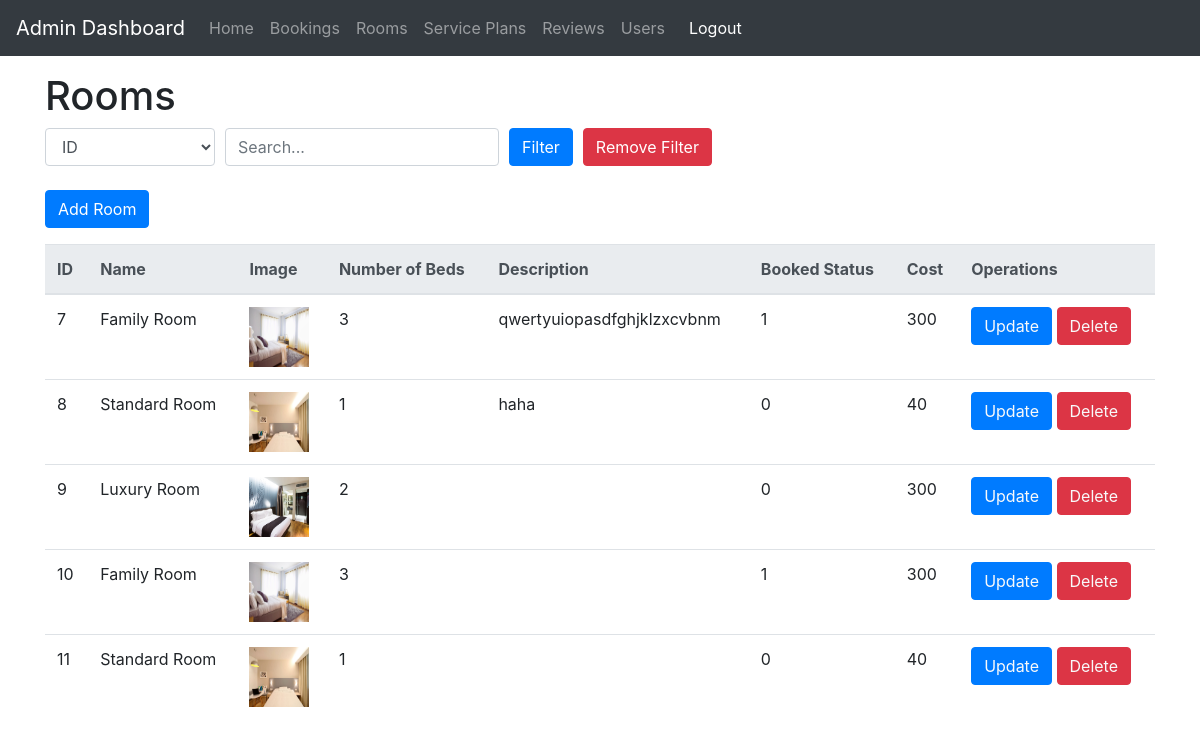
Page /room/displayRoom.php on the committed database.
### tables this page shows
CREATE TABLE `room` (
  `_id` int(11) NOT NULL,
  `booked` tinyint(1) DEFAULT 0,
  `num_beds` int(11) DEFAULT 0,
  `image` varchar(250) DEFAULT NULL,
  `cost` int(11) DEFAULT NULL,
  `name` varchar(200) DEFAULT NULL,
  `description` text DEFAULT NULL
);

### room/displayRoom.php (the view, shortened to what this page needs)
<?php
include('../admin.php');
?>
<!DOCTYPE html>
<html lang="en">
<head>
    <link rel="stylesheet" href="https://cdn.jsdelivr.net/npm/bootstrap@4.0.0/dist/css/bootstrap.min.css"
>
</head>
<body>
    <div class="container my-3">
        <h1>Rooms</h1>
        <form method="get" action="">
            <div class="form-row align-items-center my-2">
                <div class="col-auto">
                    <select class="form-control" name="filterHeader">
                        <option value="_id">ID</option>
                    </select>
                </div>
                <div class="col-auto">
                    <input type="text" class="form-control" name="searchValue" placeholder="Search...">
                </div>
                <div class="col-auto">
                    <button type="submit" class="btn btn-primary">Filter</button>
                </div>
                <div class="col-auto">
                    <a href="displayRoom.php" class="btn btn-danger">Remove Filter</a>
                </div>
            </div>
        </form>
        <a href="createRoom.php">
            <button class="btn btn-primary my-3">
                Add Room
            </button>
        </a>
        <table class="table">
            <thead class="thead-light">
                <tr>
                    <th scope="col">ID</th>
                    <th scope="col">Name</th>
                    <th scope="col">Image</th>
                    <th scope="col">Number of Beds</th>
                    <th scope="col">Description</th>
                    <th scope="col">Booked Status</th>
                    <th scope="col">Cost</th>
                    <th scope="col">Operations</th>
                </tr>
            </thead>
            <tbody>
                <?php
                $sql = 'SELECT * FROM room';
                $result = mysqli_query($con, $sql);
                if ($result) {
                    while ($row = mysqli_fetch_assoc($result)) {
                        $_id = $row["_id"];
                        $name = $row["name"];
                        $image = $row["image"];
                        $num_beds = $row["num_beds"];
                        $description = $row["description"];
                        $cost = $row["cost"];
                        $booked = $row["booked"];
                        echo '
                        <tr>
                            <td scope="row">' . $_id . '</td>
                            <td scope="row">' . $name . '</td>
                            <td scope="row"><img width="60" height="60" src="/CRUD/assets/images/' . (string)$image . '"/></td>
                            <td scope="row">' . $num_beds . '</td>
                            <td scope="row">' . $description . '</td>
                            <td scope="row">' . $booked . '</td>
                            <td scope="row">' . $cost . '</td>
                            <td>
                                <button class="btn btn-primary"><a class="text-light" href="updateRoom.php?_id=' . $_id . '">Update</a></button>
                                <button class="btn btn-danger"><a class="text-light" href="deleteRoom.php?_id=' . $_id . '">Delete</a></button>
                            </td>
                        </tr>
                        ';
                    }
                }
                ?>
            </tbody>
        </table>
    </div>
    <?php
$content = ob_get_clean();
echo $content;
?>

### admin.php (shortened to what this page needs)
<!DOCTYPE html>
<html lang="en">
<head>
    <link rel="stylesheet" href="https://cdn.jsdelivr.net/npm/bootstrap@4.0.0/dist/css/bootstrap.min.css"
>
</head>
<body>
    <nav class="navbar navbar-expand-lg navbar-dark bg-dark">
        <a class="navbar-brand" href="#">Admin Dashboard</a>
        <div class="collapse navbar-collapse" id="navbarNav">
            <ul class="navbar-nav">
                <li>
                    <a class="nav-link" href="/CRUD/admin_home.php">Home<span class="sr-only">Home</span></a>
                </li>
                <li class="nav-item">
                    <a class="nav-link" href="/CRUD/booking/displayBooking.php">Bookings</a>
                </li>
                <li class="nav-item">
                    <a class="nav-link" href="/CRUD/room/displayRoom.php">Rooms</a>
                </li>
                <li class="nav-item">
                    <a class="nav-link" href="/CRUD/serviceplan/displayPlan.php">Service Plans</a>
                </li>
                <li class="nav-item">
                    <a class="nav-link" href="/CRUD/review/displayReview.php">Reviews</a>
                </li>
                <li class="nav-item">
                    <a class="nav-link" href="/CRUD/user/displayUser.php">Users</a>
                </li>
            </ul>
            <a class="nav-link text-white"href="/CRUD/config/logout.php">Logout</a>
        </div>
    </nav>
</body>
</html>

### rows in the picture
room: _id "7", name "Family Room", image (picture), num_beds "3", description "qwertyuiopasdfghjklzxcvbnm", booked "1", cost "300"
room: _id "8", name "Standard Room", image (picture), num_beds "1", description "haha", booked "0", cost "40"
room: _id "9", name "Luxury Room", image (picture), num_beds "2", booked "0", cost "300"
room: _id "10", name "Family Room", image (picture), num_beds "3", booked "1", cost "300"
room: _id "11", name "Standard Room", image (picture), num_beds "1", booked "0", cost "40"
